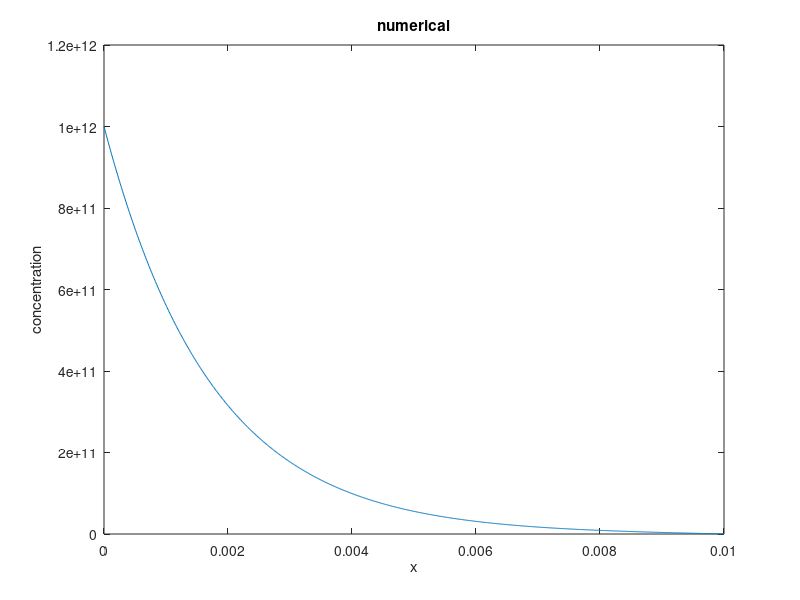
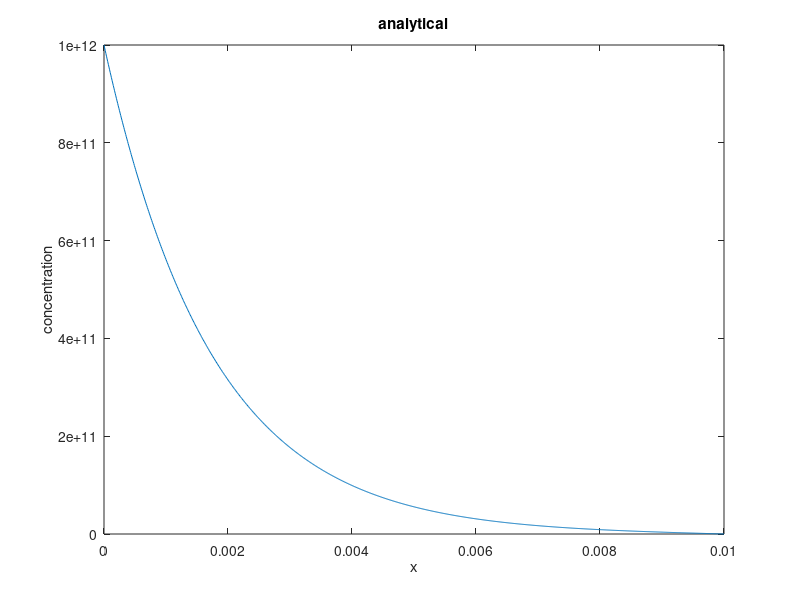
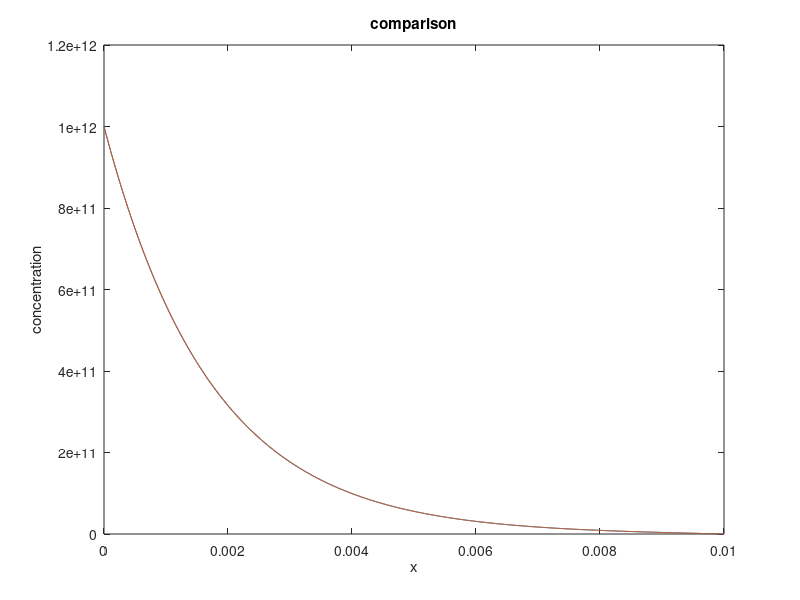

Source code (MATLAB) for these figures, in order:
d = 100*10^-4; %cm %distance between A and B
N = 1000; %number of points
nA = 10^12; %cm^-3
nB  = 0; %cm^-3
tau = 10^-7; %s
D = 30; %cm^2/sec
x = d/N; %gridspacing
n(1:N+1) = 0;
n(1) = nA;
n(N+1) = nB;
xgrid = linspace(0, d, N+1);


P(1:N+1) = 0;
P(1) = nA;
P(N+1) = nB;
M(1:N+1, 1:N+1) = 0;
M(1,1) = 1;
M(N+1, N+1) = 1;
for i=2:N
    M(i,i) = (-x^2/tau)-(2*D);
    M(i,i-1) = D;
    M(i,i+1) = D;
end
n = M\P';

figure(1); %numerical
plot(xgrid, n);
xlabel('x')
ylabel('concentration')
title('numerical')
n_analytical = 10^6*((-9.665*exp(577.35*xgrid))+(1.0000096*10^6*exp(-577.35*xgrid)));
figure(2); %analytical
plot(xgrid, n_analytical);
xlabel('x')
ylabel('concentration')
title('analytical')
figure(3); %comparison
plot(xgrid, n, xgrid, n_analytical);
xlabel('x')
ylabel('concentration')
title('comparison')


%flux
flux_A = D*(n(2)-n(1))/x;
flux_B = D*(n(N+1)-n(N))/x;
flux_BA = flux_B-flux_A;